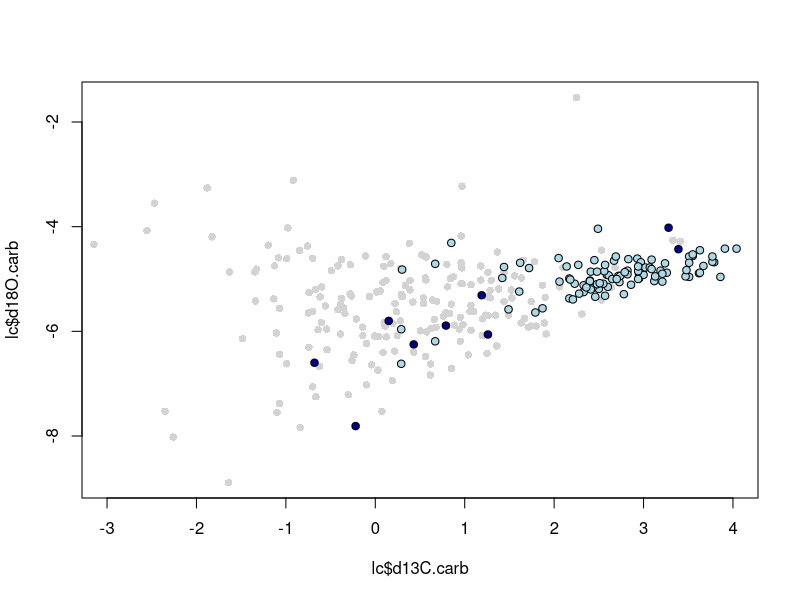

Write the R code that produced this figure.

sa = read.csv("data/shortAll.csv")
lc = read.csv("data/longCarb.csv")
lr = read.csv("data/longReservoir.csv")

# US Pb210 data from Oliver et al., 2009



holes = unique(sa$Core)
ci = match(sa$Core, holes)

plot(lc$d13C.carb, lc$d18O.carb, pch = 16, col = "light grey", 
     xlim = c(-3, 4))
points(sa$d13C.carb[sa$Depth.min != 0], sa$d18O.carb[sa$Depth.min != 0],
       pch = 21, bg = "light blue")
points(sa$d13C.carb[sa$Depth.min == 0], sa$d18O.carb[sa$Depth.min == 0],
       pch = 21, bg = "dark blue")
